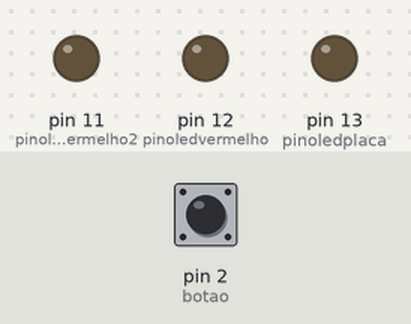
Simulated run of this sketch. Board: Arduino Uno, built with avr-gcc and run on an emulated ATmega328P. Parts: output pins drawn as LEDs (lit = HIGH). Dashed ring = blinking. Inputs (shaded band) come from the test bench; at power-on: pin 2 (botao) HIGH.

Above: at 2.8 s.
2.9 s: pin 2 (botao) pulled LOW for 3.2 s
At 3.8 s:
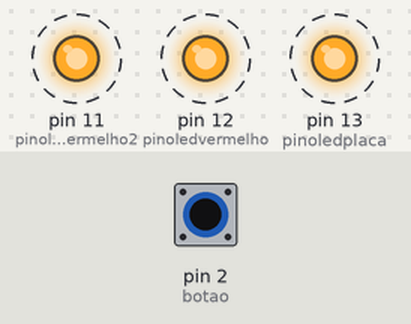
7.6 s: pin 2 (botao) pulled LOW for 1.2 s
At 9.2 s:
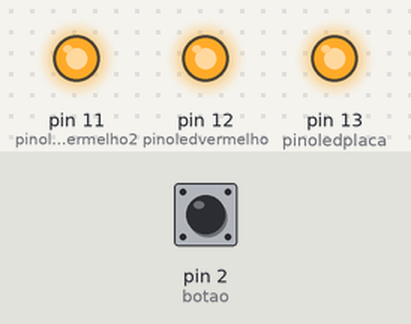
Timing chart, 0 to 10.7 s (numbered marks = the images above; inputs shaded):
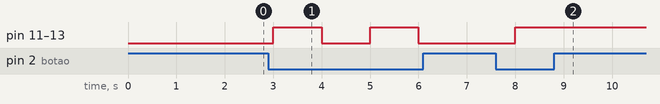

The sketch:

codigo_ledvermelho_-_botao.ino
```cpp
//Criando as variáveis
//int = integer, numeros inteiros
//Dois iguais, comparação, um igual adicionando valor

int pinoledvermelho = 12;
int pinoledplaca = 13;
int pinoledvermelho2 = 11;
const int botao = 2;
int estadobotao = 0;
int ultimoestadobotao = pinoledvermelho;

// Setup é a função/trecho de código que é executado uma única vez ao gravar o código no arduino
void setup() {

  // put your setup code here, to run once:
  // Função que configura a porta sendo INPUT ou OUTPUT
  Serial.begin(9600);
  pinMode(botao, INPUT);
  pinMode(pinoledvermelho, OUTPUT);
  pinMode(pinoledplaca, OUTPUT);
  pinMode(pinoledvermelho2, OUTPUT);
  digitalWrite(pinoledvermelho, LOW);
  digitalWrite(pinoledplaca, LOW);
  digitalWrite(pinoledvermelho2, LOW);
  digitalWrite(botao, LOW);
}

void loop() {
  // put your main code here, to run repeatedly:

  estadobotao = digitalRead(botao);
  if ( estadobotao == LOW && ultimoestadobotao == pinoledvermelho) {
    //if (ultimoestadobotao == pinoledvermelho) {
      //Estrutura de repetição que funciona no momento em que o codigo for gravado no arduino logo após a execução do setup
      digitalWrite(pinoledvermelho, HIGH);
      digitalWrite(pinoledplaca, HIGH);
      digitalWrite(pinoledvermelho2, HIGH);
      ultimoestadobotao = pinoledvermelho2;
    }
    else if (estadobotao == LOW && ultimoestadobotao == pinoledvermelho2) {
      digitalWrite(pinoledvermelho, LOW);
      digitalWrite(pinoledplaca, LOW);
      digitalWrite(pinoledvermelho2, LOW);
      ultimoestadobotao = pinoledvermelho;
    }
    delay(1000);
  }
```

Measured:
- after the input at 2.9 s, pin 11 (pinoledvermelho2), pin 12 (pinoledvermelho), pin 13 (pinoledplaca): alternates HIGH for 1.0 s and LOW for 1.0 s, starting after 0.10 s
- after the input at 7.6 s, pin 11 (pinoledvermelho2), pin 12 (pinoledvermelho), pin 13 (pinoledplaca): LOW → HIGH after 0.40 s
